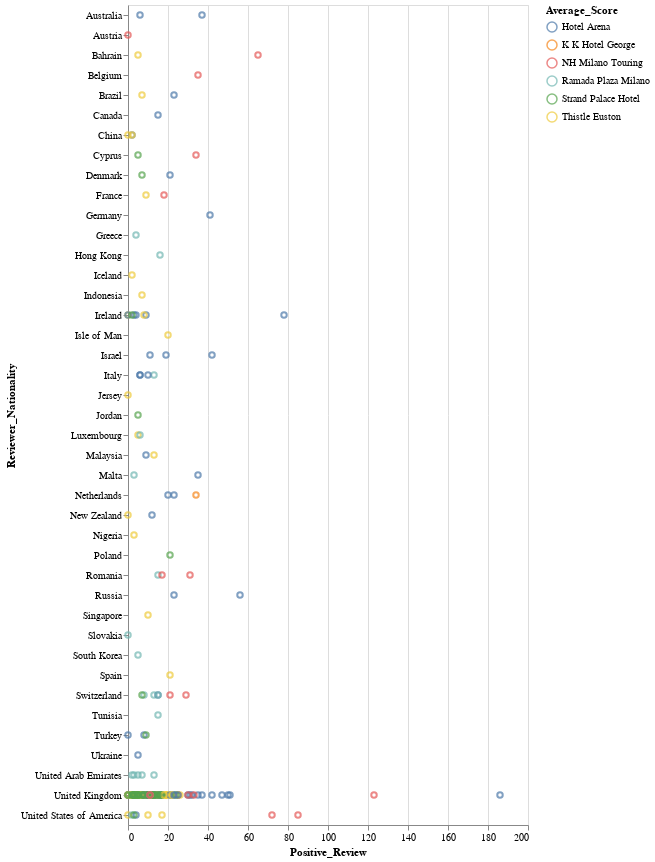

Notebook cell for this chart:
### Code cell
alt.Chart(df).mark_point().encode(
    x='Positive_Review',
    y='Reviewer_Nationality',
    color='Average_Score')

### Figure 1 — Vega-Lite specification as saved in the notebook (floating-point values rounded to 4 significant figures; data arrays with more than 128 entries replaced by an {"elided": "..."} marker saying what was removed)
{"config": {"view": {"continuousWidth": 400, "continuousHeight": 300}}, "data": {"name": "data-e30e62c885cd365d2d65e3d9bd7763b4"}, "mark": "point", "encoding": {"color": {"type": "nominal", "field": "Average_Score"}, "x": {"type": "quantitative", "field": "Positive_Review"}, "y": {"type": "nominal", "field": "Reviewer_Nationality"}}, "$schema": "https://vega.github.io/schema/vega-lite/v4.8.1.json", "datasets": {"data-e30e62c885cd365d2d65e3d9bd7763b4": {"elided": "239 records"}}}
